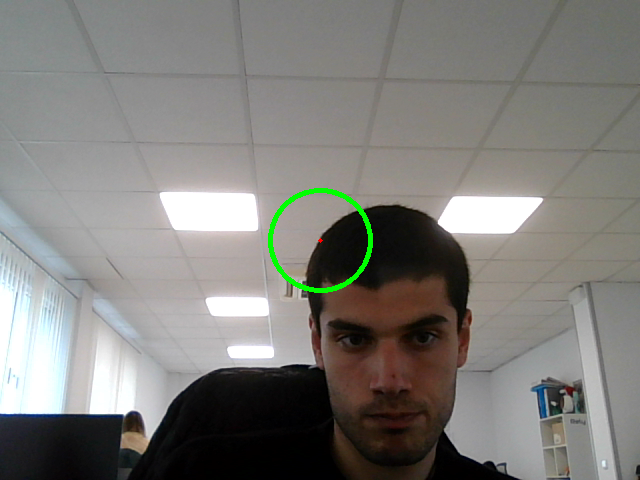
#> input picture images/captura_circulo.png, 640 x 480 px, given in place of the camera
$ python main.py
#> lines starting #> are read from the running program, lines starting #| are printed output that depends on the picture; after the words box and inside, x2 and y2 are one past the last pixel; in counts of white or black regions, pixels touching at a corner belong together
import cv2
import numpy as np
import os
import time

folder = '../images'
if not os.path.exists(folder):
    os.makedirs(folder)

cap = cv2.VideoCapture(0)


piel_bajo = np.array([0, 30, 60])
piel_alto = np.array([20, 150, 255])


ret, frame_anterior = cap.read()
#> frame_anterior is the input picture: shape (480, 640, 3); mean B, G, R 121.7, 125.7, 127

gris_anterior = cv2.cvtColor(frame_anterior, cv2.COLOR_BGR2GRAY)
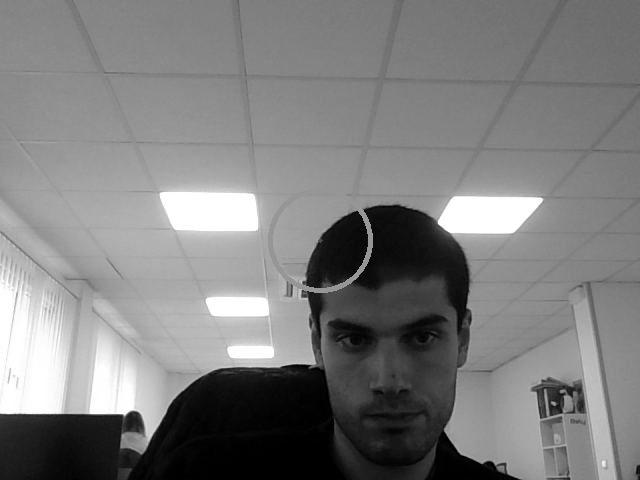
#> gris_anterior: shape (480, 640); min 0, max 255, mean 125.7

print("Iniciando Deteccion Integral (Movimiento + Color Carne)...")
print("Presiona 'q' para salir.")

while True:
    ret, frame_actual = cap.read()
    if not ret: break


    gris_actual = cv2.cvtColor(frame_actual, cv2.COLOR_BGR2GRAY)


    diferencia = cv2.absdiff(gris_anterior, gris_actual)
#> diferencia: shape (480, 640); every value is 0


    _, mascara_movimiento = cv2.threshold(diferencia, 30, 255, cv2.THRESH_BINARY)


    hsv = cv2.cvtColor(frame_actual, cv2.COLOR_BGR2HSV)
#> hsv: shape (480, 640, 3); mean H, S, V 42.8, 30.8, 130
    mascara_color_binaria = cv2.inRange(hsv, piel_bajo, piel_alto)
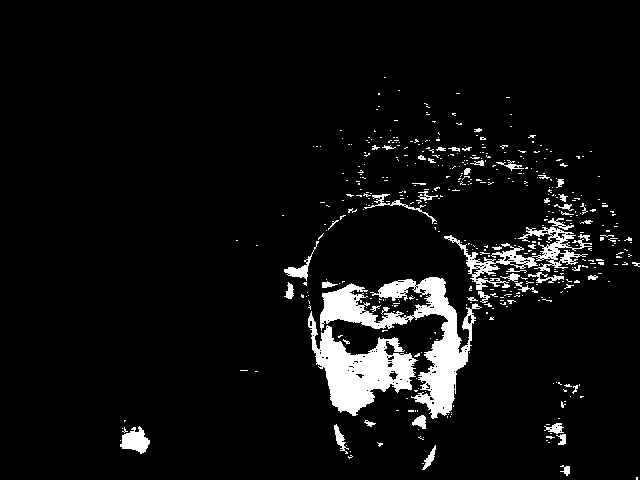
#> mascara_color_binaria: shape (480, 640); 6% white; 463 white regions (408 under 20 px), largest, box (x1, y1, x2, y2) and area: (320, 277, 482, 419) 6355, (308, 311, 418, 416) 4834, (444, 227, 592, 290) 2114


    gris_actual_3ch = cv2.cvtColor(gris_actual, cv2.COLOR_GRAY2BGR)
    color_carne_segmentado = cv2.bitwise_and(gris_actual_3ch, gris_actual_3ch, mask=mascara_color_binaria)
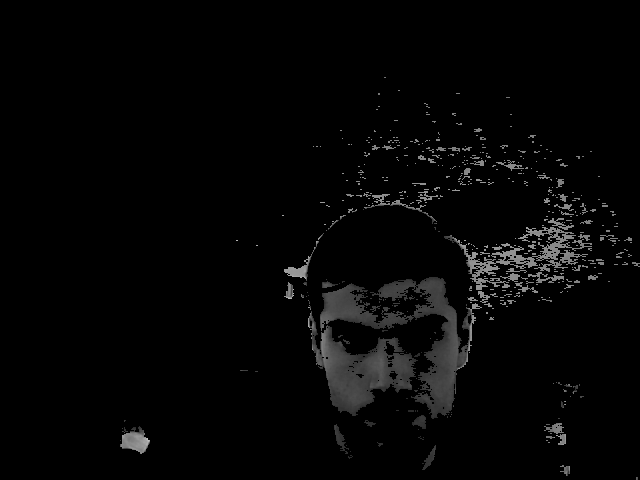
#> color_carne_segmentado: shape (480, 640, 3); min 0, max 195, mean 5.4

    final_combinado = cv2.bitwise_and(mascara_movimiento, mascara_color_binaria)


    pixeles_movimiento_piel = np.sum(final_combinado == 255)
#> pixeles_movimiento_piel = 0
    if pixeles_movimiento_piel > 3000:
        cv2.putText(frame_actual, "MOVIMIENTO DE PIEL DETECTADO", (50, 50),
                    cv2.FONT_HERSHEY_SIMPLEX, 1, (0, 0, 255), 2)


    cv2.imshow('1. Webcam Principal (con Alerta)', frame_actual)
    cv2.imshow('2. Deteccion de Movimiento Puro (Mascara)', mascara_movimiento)
    cv2.imshow('3. Segmentacion de Color Carne (Textura)', color_carne_segmentado)
    cv2.imshow('4. Resultado Final Combinado', final_combinado)


    gris_anterior = gris_actual.copy()

    key = cv2.waitKey(1) & 0xFF
#> (key q is pressed here)
    if key == ord('q'):
        break

cap.release()
cv2.destroyAllWindows()

$ run again, on images/foto_real.png
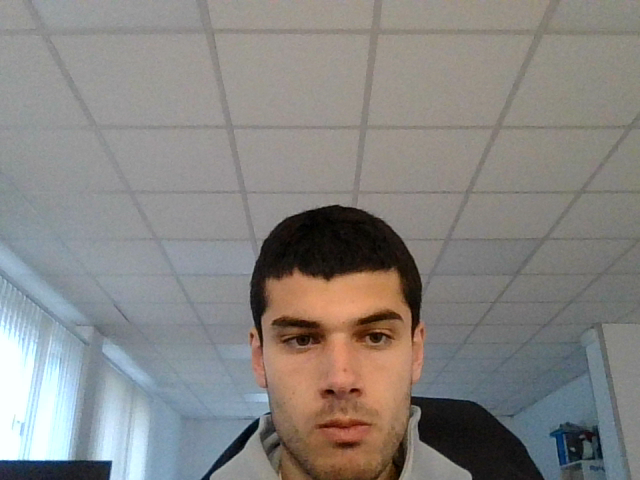
#> input picture images/foto_real.png, 640 x 480 px, given in place of the camera
#> frame_anterior is the input picture: shape (480, 640, 3); mean B, G, R 129.7, 132.6, 135
#> diferencia: shape (480, 640); every value is 0
#> hsv: shape (480, 640, 3); mean H, S, V 51.4, 38, 142.4
#> `mascara_color_binaria = cv2.inRange(hsv, piel_bajo, piel_alto)`:
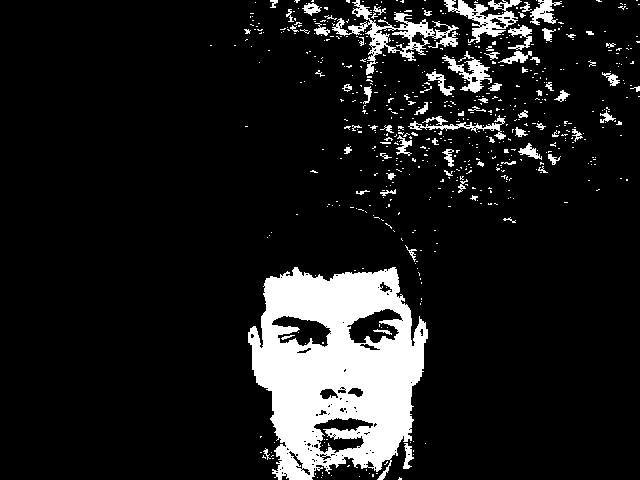
#> mascara_color_binaria: shape (480, 640); 11.5% white; 607 white regions (531 under 20 px), largest, box (x1, y1, x2, y2) and area: (248, 267, 428, 480) 24820, (332, 0, 459, 75) 2094, (444, 0, 522, 43) 1194
#> `color_carne_segmentado = cv2.bitwise_and(gris_actual_3ch, gris_actual_..`:
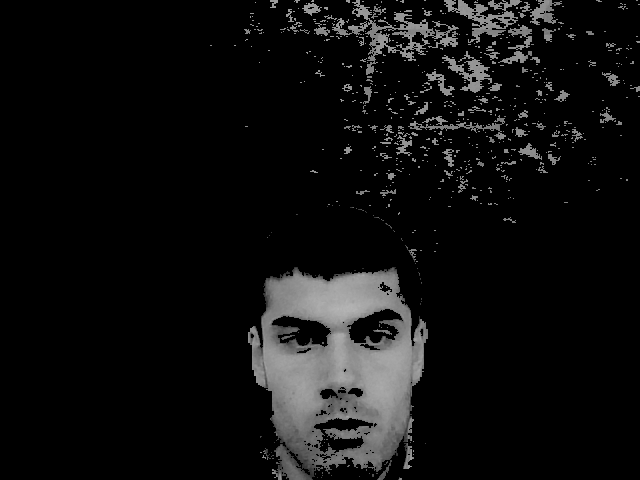
#> color_carne_segmentado: shape (480, 640, 3); min 0, max 182, mean 15.4
#> pixeles_movimiento_piel = 0

$ run again, on images/foto_real_1.png
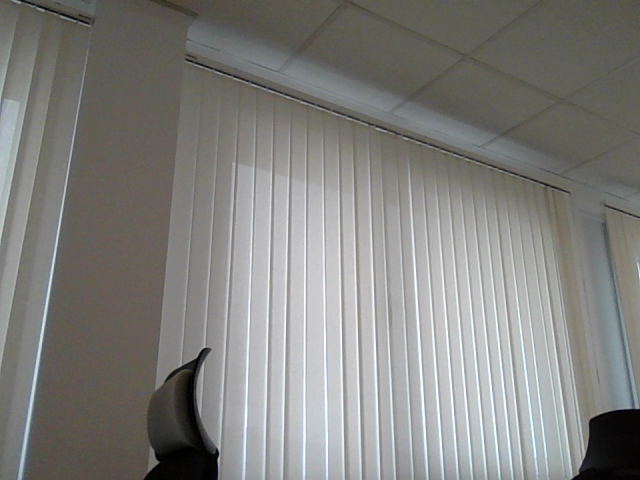
#> input picture images/foto_real_1.png, 640 x 480 px, given in place of the camera
#> frame_anterior is the input picture: shape (480, 640, 3); mean B, G, R 125.8, 129, 129.2
#> diferencia: shape (480, 640); every value is 0
#> hsv: shape (480, 640, 3); mean H, S, V 48.2, 18.9, 131.5
#> `mascara_color_binaria = cv2.inRange(hsv, piel_bajo, piel_alto)`:
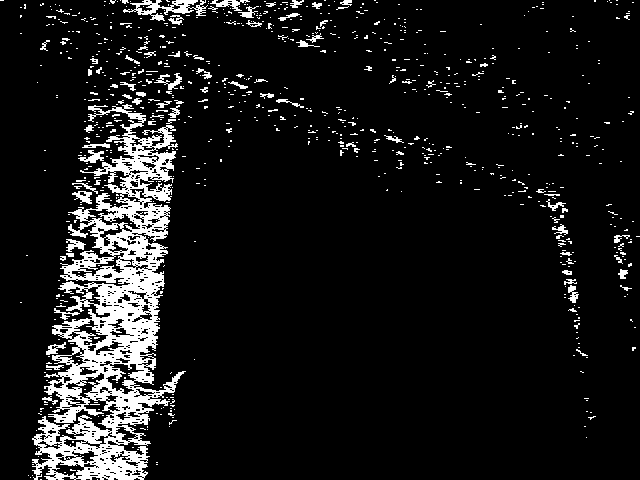
#> mascara_color_binaria: shape (480, 640); 9.4% white; 832 white regions (755 under 20 px), largest, box (x1, y1, x2, y2) and area: (32, 104, 186, 480) 21325, (123, 0, 208, 21) 688, (210, 0, 250, 11) 178
#> `color_carne_segmentado = cv2.bitwise_and(gris_actual_3ch, gris_actual_..`:
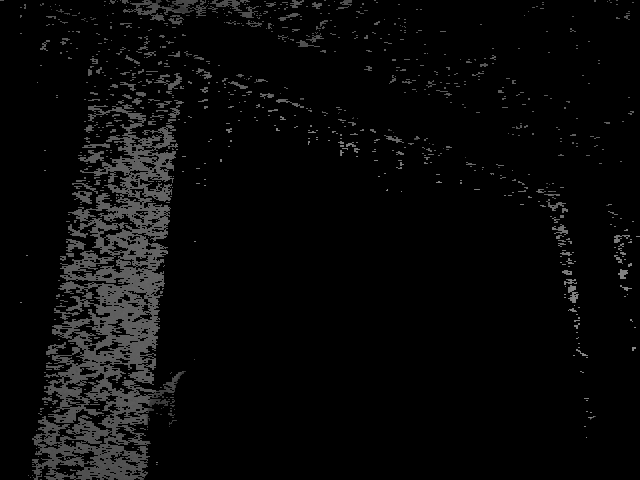
#> color_carne_segmentado: shape (480, 640, 3); min 0, max 138, mean 8.7
#> pixeles_movimiento_piel = 0

$ run again, on images/foto_real_2.png
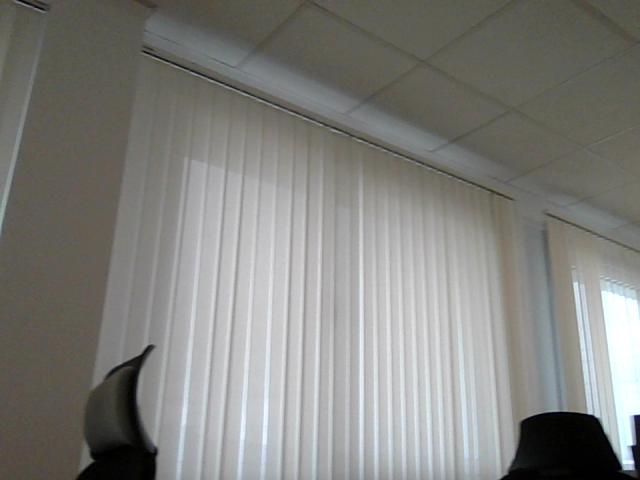
#> input picture images/foto_real_2.png, 640 x 480 px, given in place of the camera
#> frame_anterior is the input picture: shape (480, 640, 3); mean B, G, R 125.4, 129.1, 129.3
#> diferencia: shape (480, 640); every value is 0
#> hsv: shape (480, 640, 3); mean H, S, V 48.1, 21.1, 131.5
#> `mascara_color_binaria = cv2.inRange(hsv, piel_bajo, piel_alto)`:
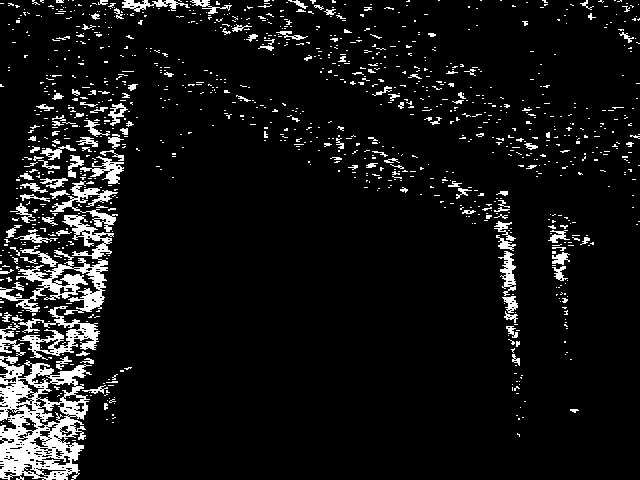
#> mascara_color_binaria: shape (480, 640); 7.9% white; 1110 white regions (972 under 20 px), largest, box (x1, y1, x2, y2) and area: (0, 356, 92, 480) 6216, (0, 215, 114, 315) 3023, (18, 306, 100, 360) 1437
#> `color_carne_segmentado = cv2.bitwise_and(gris_actual_3ch, gris_actual_..`:
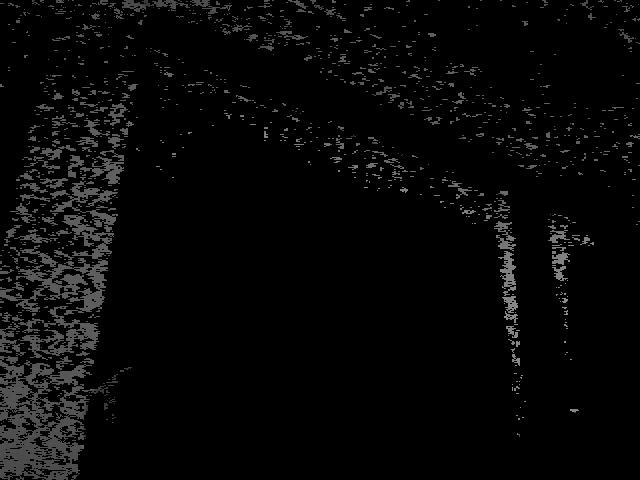
#> color_carne_segmentado: shape (480, 640, 3); min 0, max 148, mean 7.1
#> pixeles_movimiento_piel = 0
